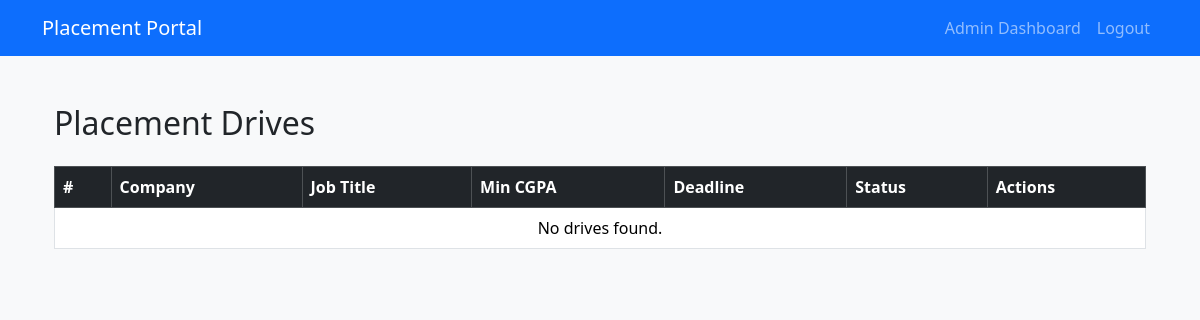
The page /admin/drives (signed in) on the database as committed earlier.
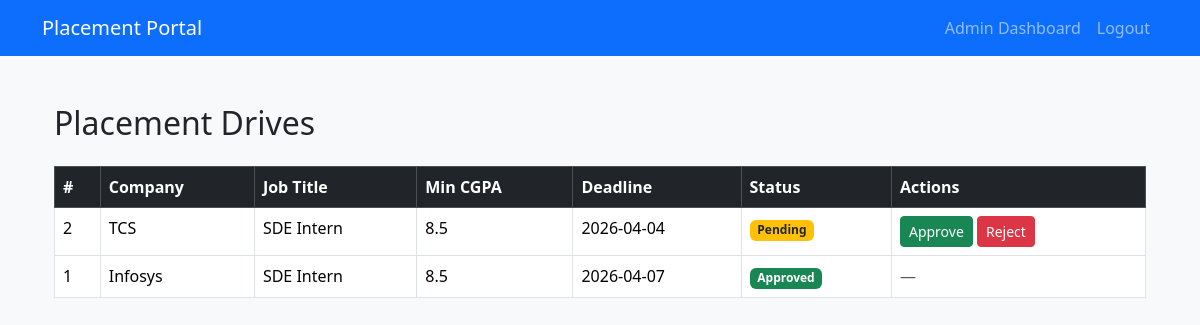
The same page on the database as committed later.
### models.py (models this page shows)
class PlacementDrive(db.Model):
    __tablename__ = "placement_drives"
    id = db.Column(db.Integer, primary_key=True)
    company_id = db.Column(db.Integer, db.ForeignKey("companies.id"), nullable=False)
    job_title = db.Column(db.String(150), nullable=False)
    job_description = db.Column(db.Text, nullable=False)
    eligibility_criteria = db.Column(db.Text)
    min_cgpa = db.Column(db.Float, nullable=False)
    deadline = db.Column(db.Date, nullable=False)
    status = db.Column(
        db.String(20), default="Pending"
    )  # Pending / Approved / Closed / Rejected
    required_skills = db.Column(db.Text)
    experience_required = db.Column(db.String(100))
    salary_range = db.Column(db.String(100))
    applications = db.relationship("Application", backref="drive", lazy=True)

class Company(db.Model):
    __tablename__ = "companies"
    id = db.Column(db.Integer, db.ForeignKey("users.id"), primary_key=True)
    company_name = db.Column(db.String(150), nullable=False)
    hr_contact_name = db.Column(db.String(120), nullable=False)
    hr_contact_email = db.Column(db.String(120), nullable=False)
    hr_contact_phone = db.Column(db.String(20))
    website = db.Column(db.String(255))
    industry = db.Column(db.String(100))
    approval_status = db.Column(db.String(20), default="Pending")  # Pending / Approved / Rejected
    drives = db.relationship("PlacementDrive", backref="company", lazy=True)

### admin_routes.py (the view)
@admin_bp.route("/drives")
@login_required
def drives():
    drives = PlacementDrive.query.order_by(PlacementDrive.id.desc()).all()
    return render_template("admin/drives.html", drives=drives)

### admin_routes.py (called while the page is built)
def admin_only():
    return current_user.is_authenticated and current_user.role == "admin"

@admin_bp.before_request
def restrict_admin_routes():
    if not admin_only():
        return "Access denied", 403

### models.py (called while the page is built)
@login_manager.user_loader
def load_user(user_id):
    return User.query.get(int(user_id))

### templates/admin/drives.html (shortened to what this page needs)
{% extends "base.html" %}
{% block content %}
<div class="container mt-4">
  <h2>Placement Drives</h2>
  <table class="table table-bordered table-hover mt-3">
    <thead class="table-dark">
      <tr>
        <th>#</th>
        <th>Company</th>
        <th>Job Title</th>
        <th>Min CGPA</th>
        <th>Deadline</th>
        <th>Status</th>
        <th>Actions</th>
      </tr>
    </thead>
    <tbody>
      {% for drive in drives %}
      <tr>
        <td>{{ drive.id }}</td>
        <td>{{ drive.company.company_name }}</td>
        <td>{{ drive.job_title }}</td>
        <td>{{ drive.min_cgpa }}</td>
        <td>{{ drive.deadline }}</td>
        <td>
          <span class="badge
            {% if drive.status == 'Approved' %}bg-success
            {% elif drive.status == 'Rejected' %}bg-danger
            {% elif drive.status == 'Closed' %}bg-secondary
            {% else %}bg-warning text-dark{% endif %}">
            {{ drive.status }}
          </span>
        </td>
        <td>
          {% if drive.status == 'Pending' %}
            <form method="POST" action="{{ url_for('admin.approve_drive', drive_id=drive.id) }}" class="d-inline">
              <button type="submit" class="btn btn-sm btn-success">Approve</button>
            </form>
            <form method="POST" action="{{ url_for('admin.reject_drive', drive_id=drive.id) }}" class="d-inline">
              <button type="submit" class="btn btn-sm btn-danger">Reject</button>
            </form>
          {% else %}
            <span class="text-muted">—</span>
          {% endif %}
        </td>
      </tr>
      {% else %}
      <tr><td colspan="7" class="text-center">No drives found.</td></tr>
      {% endfor %}
    </tbody>
  </table>
</div>
{% endblock %}

Rows that differ between the two databases and show on the page:
added PlacementDrive: id "2", company.company_name "TCS", job_title "SDE Intern", min_cgpa "8.5", deadline "2026-04-04", status "Pending"
added PlacementDrive: id "1", company.company_name "Infosys", job_title "SDE Intern", min_cgpa "8.5", deadline "2026-04-07", status "Approved"
Other text that changed with them:
text no longer shown: "No drives found."
